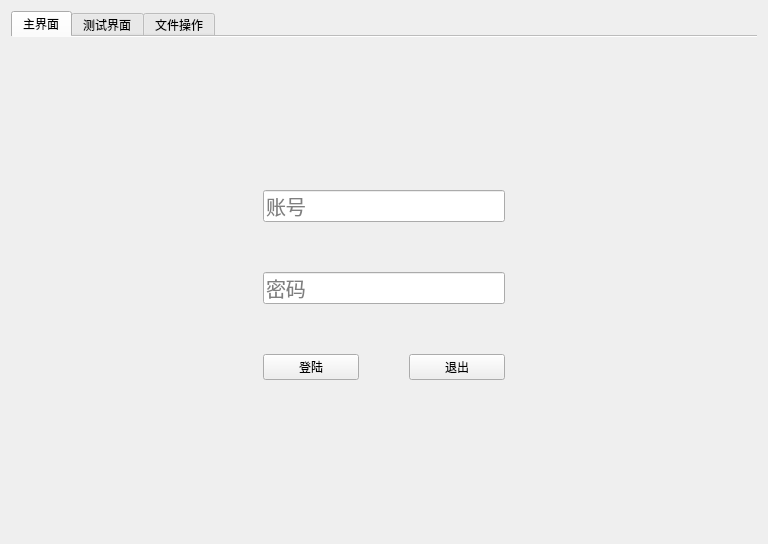
<?xml version="1.0" encoding="UTF-8"?>
<ui version="4.0">
 <class>windowTest</class>
 <widget class="QWidget" name="windowTest">
  <property name="geometry">
   <rect>
    <x>0</x>
    <y>0</y>
    <width>768</width>
    <height>544</height>
   </rect>
  </property>
  <property name="windowTitle">
   <string>QT&amp;C++学习</string>
  </property>
  <layout class="QGridLayout" name="gridLayout">
   <item row="0" column="0">
    <widget class="QTabWidget" name="tabWidget">
     <property name="currentIndex">
      <number>0</number>
     </property>
     <property name="documentMode">
      <bool>true</bool>
     </property>
     <widget class="QWidget" name="tab">
      <attribute name="title">
       <string>主界面</string>
      </attribute>
      <layout class="QVBoxLayout" name="verticalLayout_4">
       <item>
        <spacer name="verticalSpacer">
         <property name="orientation">
          <enum>Qt::Vertical</enum>
         </property>
         <property name="sizeHint" stdset="0">
          <size>
           <width>20</width>
           <height>40</height>
          </size>
         </property>
        </spacer>
       </item>
       <item>
        <layout class="QHBoxLayout" name="horizontalLayout_2">
         <item>
          <spacer name="horizontalSpacer">
           <property name="orientation">
            <enum>Qt::Horizontal</enum>
           </property>
           <property name="sizeHint" stdset="0">
            <size>
             <width>40</width>
             <height>20</height>
            </size>
           </property>
          </spacer>
         </item>
         <item>
          <layout class="QVBoxLayout" name="verticalLayout_2">
           <property name="spacing">
            <number>50</number>
           </property>
           <property name="bottomMargin">
            <number>0</number>
           </property>
           <item>
            <layout class="QVBoxLayout" name="verticalLayout_3">
             <item>
              <widget class="QLineEdit" name="lineEdit">
               <property name="font">
                <font>
                 <pointsize>15</pointsize>
                </font>
               </property>
               <property name="placeholderText">
                <string>账号</string>
               </property>
              </widget>
             </item>
             <item>
              <widget class="QLineEdit" name="lineEdit_2">
               <property name="font">
                <font>
                 <pointsize>15</pointsize>
                </font>
               </property>
               <property name="echoMode">
                <enum>QLineEdit::Password</enum>
               </property>
               <property name="placeholderText">
                <string>密码</string>
               </property>
              </widget>
             </item>
            </layout>
           </item>
           <item>
            <layout class="QHBoxLayout" name="horizontalLayout">
             <item>
              <widget class="QPushButton" name="pushButton">
               <property name="text">
                <string>登陆</string>
               </property>
              </widget>
             </item>
             <item>
              <widget class="QPushButton" name="pushButton_exit">
               <property name="text">
                <string>退出</string>
               </property>
              </widget>
             </item>
            </layout>
           </item>
          </layout>
         </item>
         <item>
          <spacer name="horizontalSpacer_2">
           <property name="orientation">
            <enum>Qt::Horizontal</enum>
           </property>
           <property name="sizeHint" stdset="0">
            <size>
             <width>40</width>
             <height>20</height>
            </size>
           </property>
          </spacer>
         </item>
        </layout>
       </item>
       <item>
        <spacer name="verticalSpacer_2">
         <property name="orientation">
          <enum>Qt::Vertical</enum>
         </property>
         <property name="sizeHint" stdset="0">
          <size>
           <width>20</width>
           <height>40</height>
          </size>
         </property>
        </spacer>
       </item>
      </layout>
     </widget>
     <widget class="QWidget" name="tab_2">
      <attribute name="title">
       <string>测试界面</string>
      </attribute>
      <layout class="QGridLayout" name="gridLayout_2">
       <item row="0" column="0">
        <widget class="QPushButton" name="pushButton_request">
         <property name="text">
          <string>请求测试</string>
         </property>
        </widget>
       </item>
       <item row="1" column="0">
        <widget class="QPushButton" name="pushButton_request_get">
         <property name="text">
          <string>get请求测试</string>
         </property>
        </widget>
       </item>
       <item row="2" column="0">
        <widget class="QPushButton" name="pushButton_request_post">
         <property name="text">
          <string>post请求测试</string>
         </property>
        </widget>
       </item>
       <item row="3" column="0">
        <widget class="QPushButton" name="pushButton_open_cv">
         <property name="text">
          <string>打开摄像头</string>
         </property>
        </widget>
       </item>
       <item row="4" column="0">
        <widget class="QPushButton" name="pushButton_3">
         <property name="text">
          <string>测试數據庫</string>
         </property>
        </widget>
       </item>
      </layout>
     </widget>
     <widget class="QWidget" name="tab_3">
      <attribute name="title">
       <string>文件操作</string>
      </attribute>
      <layout class="QVBoxLayout" name="verticalLayout_6">
       <item>
        <widget class="QPushButton" name="pushButton_open_file">
         <property name="text">
          <string>读取文件</string>
         </property>
        </widget>
       </item>
       <item>
        <widget class="QPlainTextEdit" name="plainTextEdit"/>
       </item>
       <item>
        <widget class="QPushButton" name="pushButton_file_write">
         <property name="text">
          <string>写入文件</string>
         </property>
        </widget>
       </item>
      </layout>
     </widget>
    </widget>
   </item>
  </layout>
 </widget>
 <resources/>
 <connections/>
 <slots>
  <slot>test()</slot>
  <slot>enter_linedit()</slot>
 </slots>
</ui>
